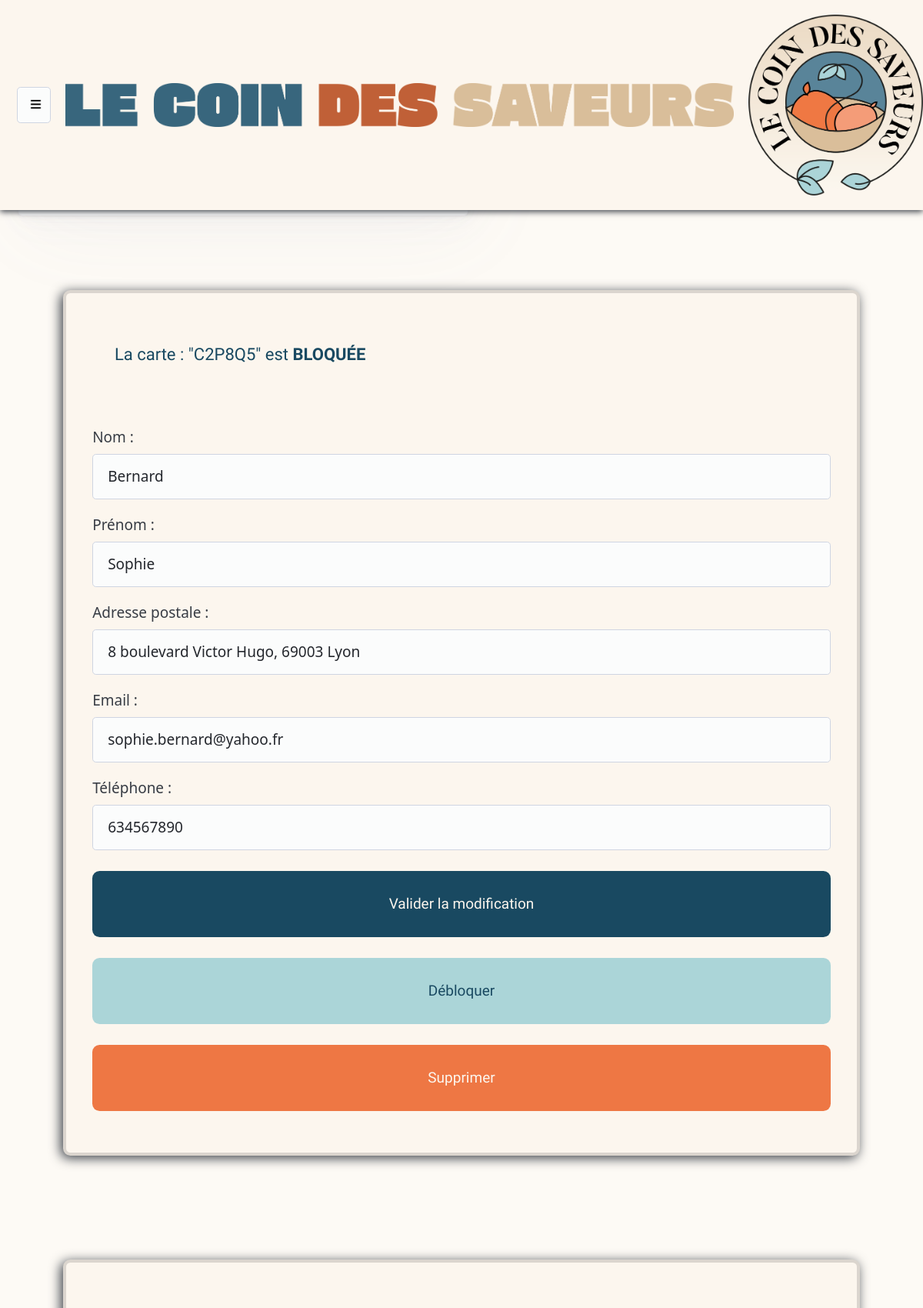
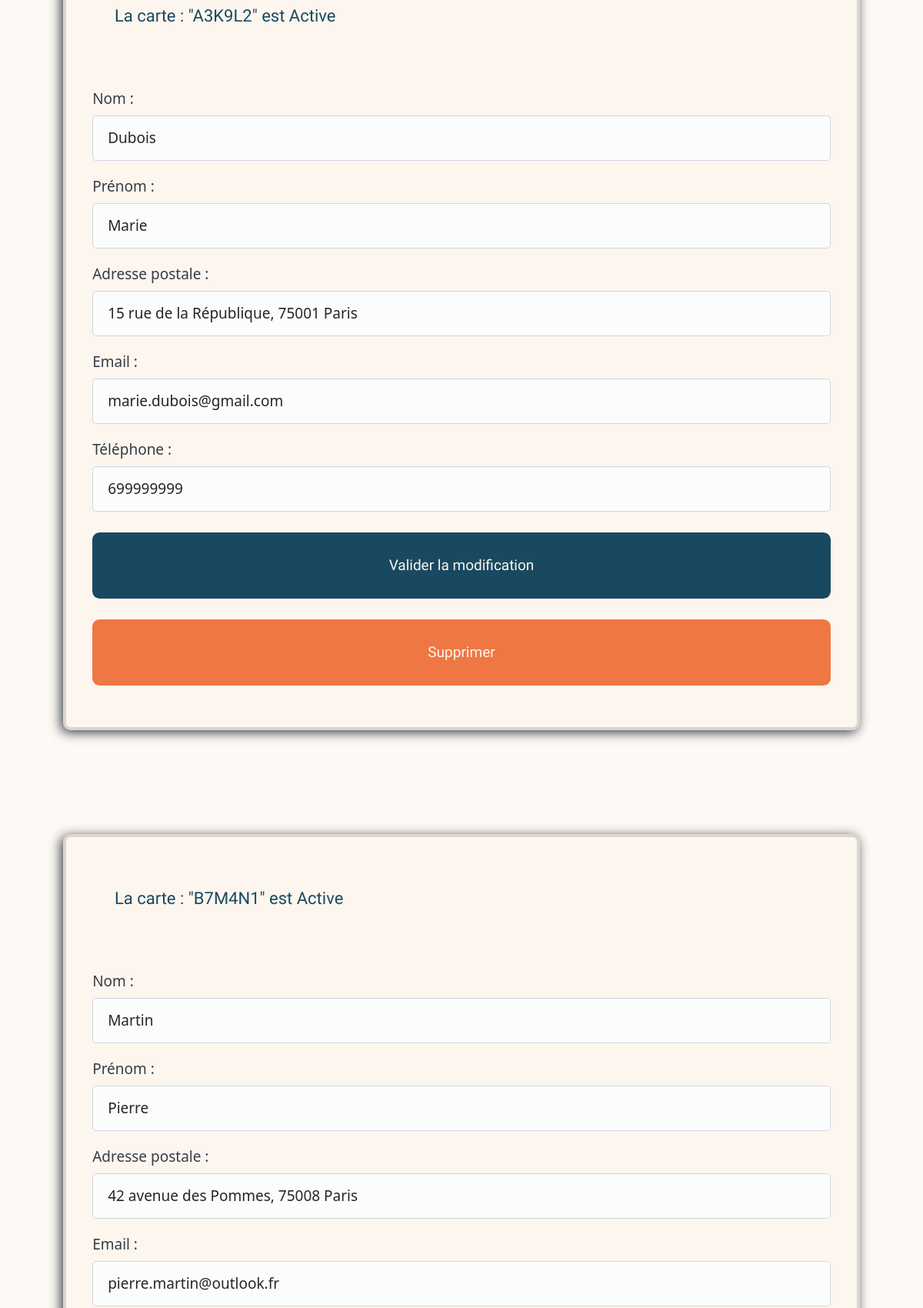
The app's page /admin-cartes.php (signed in, upper part) with its own data (2 pictures, top to bottom).
### tables this page shows
CREATE TABLE `clients` (
  `id` int(11) NOT NULL,
  `nom` varchar(100) NOT NULL,
  `prenom` varchar(100) NOT NULL,
  `adresse` varchar(255) DEFAULT NULL,
  `email` varchar(150) DEFAULT NULL,
  `telephone` varchar(20) DEFAULT NULL,
  `num_carte_fidelite` varchar(20) DEFAULT NULL,
  `date_creation` datetime DEFAULT NULL,
  `est_bloque` tinyint(1) DEFAULT 0
);

### admin-cartes.php (the view, shortened to what this page needs)
<?php
require 'bootstrap.php';
$requete3 = $pdo->prepare('SELECT * FROM clients ORDER BY nom ASC');
$requete3->execute();
$clients = $requete3->fetchAll();
?>
<!DOCTYPE html>
<html lang="fr">
<head>
    <link href="assets/pico-main/css/pico.sand.css" rel="stylesheet">
    <link href="assets/font-awesome/css/fontawesome.css" rel="stylesheet">
    <link href="assets/font-awesome/css/brands.css" rel="stylesheet">
    <link href="assets/font-awesome/css/regular.css" rel="stylesheet">
    <link href="assets/font-awesome/css/solid.css" rel="stylesheet">
    <link href="./assets/css/style.css" rel="stylesheet">
    <link href="./assets/css/admin-cartes.css" rel="stylesheet">
</head>
<body class="fond-d-ecran">
  <nav class="header">
    <ul id="menu-burger">
      <li>
        <details class="dropdown">
          <summary>
          </summary>
        </details>
      </li>
    </ul>
    <ul>
      <li class="lecoindessaveurs"><img src="assets/image/titre.png" id="titre"></li>
    </ul>
    <ul>
      <li><img src="assets/image/logo.png" id="logo"></li>
    </ul>
  </nav>
  <br>
  <br>
  <br>
  <br>
  <main>
    <article>
      <h1>Gestion des cartes clients</h1>
      <p>Vous pouvez débloquer, modifier ou supprimer les cartes de vos clients.</p>
    </article>
    <?php foreach ($clients as $client): ?>
    <section>
        <p>
            La carte : "<?php echo htmlspecialchars($client['num_carte_fidelite']) ?>" est <?php echo $client['est_bloque'] ? '<strong>BLOQUÉE</strong>' : 'Active' ?>
        </p>
        <form action="" method="post">
            <div>
                <label for="nom">Nom :</label>
                <input type="text"  name="nom" value="<?php echo htmlspecialchars($client['nom']) ?>" required>
            </div>
            <div>
                <label for="prenom">Prénom :</label>
                <input type="text"  name="prenom" value="<?php echo htmlspecialchars($client['prenom']) ?>" required>
            </div>
            <div>
                <label for="adresse">Adresse postale :</label>
                <input type="text"  name="adresse" value="<?php echo htmlspecialchars($client['adresse']) ?>" required>
            </div>
            <div>
                <label for="email">Email :</label>
                <input type="email" name="email" value="<?php echo htmlspecialchars($client['email']) ?>" required>
            </div>
            <div>
                <label for="telephone">Téléphone :</label>
                <input type="tel"   name="telephone" value="<?php echo htmlspecialchars($client['telephone']) ?>" required>
            </div>
            <button type="submit" name="modifier" class="bouton-vd">Valider la modification</button>
        </form>
        <?php if ($client['est_bloque'] == 1): ?>
        <form action="" method="post">
            <button type="submit" name="debloquer" class="bouton-db">Débloquer</button>
        </form>
        <?php endif; ?>
        <form action="" method="post" onsubmit="return confirm('Êtes-vous sûr de vouloir supprimer définitivement cette carte ?');" style="margin: 0;">
            <button type="submit" name="supprimer" class="bouton-spr">Supprimer</button>
        </form>
    </section>
    <?php endforeach; ?>
  </main>
</body>
</html>

### assets/css/style.css (style rules this page uses)
html { scrollbar-width: none; }
.fond-d-ecran { background-color: #FDFAF5; margin: 0; padding: 0; min-height: 100vh; }
.header { background-color: #FCF6EE; box-shadow: 0px 2px 8px; position: fixed; }
h1 { color: #202632; font-family: "Sansita", sans-serif; z-index: 100; }
p { color: #202632; font-family: "Vollkorn", serif; font-optical-sizing: auto; font-weight: 400; font-style: normal; }
#menu-burger { margin-left: 1%; }
.dropdown { width: 30%; display: none; background: none; border: none; font-size: 1.5rem; background-color: #FCF6EE !important; }
summary::after { background-image: url(../image/bars-solid.png) !important; }

### assets/css/admin-cartes.css (style rules this page uses)
main { display: flex; flex-wrap: wrap; gap: 20px; padding: 2%; }
section { width: 100%; background-color: #FCF6EE; margin-bottom: 4%; padding: 3%; border-radius: 0.5rem; margin: 5%; border-style: solid; border-color: #dbd5ce; border-width: 4px; box-shadow: -3px 3px 15px; }
section p { color: #194961; font-family: "Sansita", sans-serif; margin-bottom: 8%; margin-top: 3%; margin-left: 3%; font-size: 22px; }
main section div input { width: 100%; margin-bottom: 8px; }
.bouton-vd { width: 100%; margin-top: 8px; text-decoration: none; color: #FCF6EE; font-family: "Martel", serif; font-weight: 400; font-style: normal; text-align: center; background-color: #194961; padding: 3%; border-radius: 0.50rem; border: none; cursor: pointer; }
.bouton-db { width: 100%; margin-top: 8px; text-decoration: none; color: #194961; font-family: "Martel", serif; font-weight: 400; font-style: normal; text-align: center; background-color: #ABD5D8; padding: 3%; border-radius: 0.50rem; border: none; cursor: pointer; }
.bouton-spr { width: 100%; margin-top: 8px; text-decoration: none; color: #FCF6EE; font-family: "Martel", serif; font-weight: 400; font-style: normal; text-align: center; background-color: #EE7744; padding: 3%; border-radius: 0.50rem; border: none; cursor: pointer; }

### records on screen
clients: num_carte_fidelite "C2P8Q5", est_bloque "BLOQUÉE", nom "Bernard", prenom "Sophie", adresse "8 boulevard Victor Hugo, 69003 Lyon", email "sophie.bernard@yahoo.fr", telephone "634567890"
clients: num_carte_fidelite "A3K9L2", est_bloque "Active", nom "Dubois", prenom "Marie", adresse "15 rue de la République, 75001 Paris", email "marie.dubois@gmail.com", telephone "699999999"
clients: num_carte_fidelite "B7M4N1", est_bloque "Active", nom "Martin", prenom "Pierre", adresse "42 avenue des Pommes, 75008 Paris", email "pierre.martin@outlook.fr"
